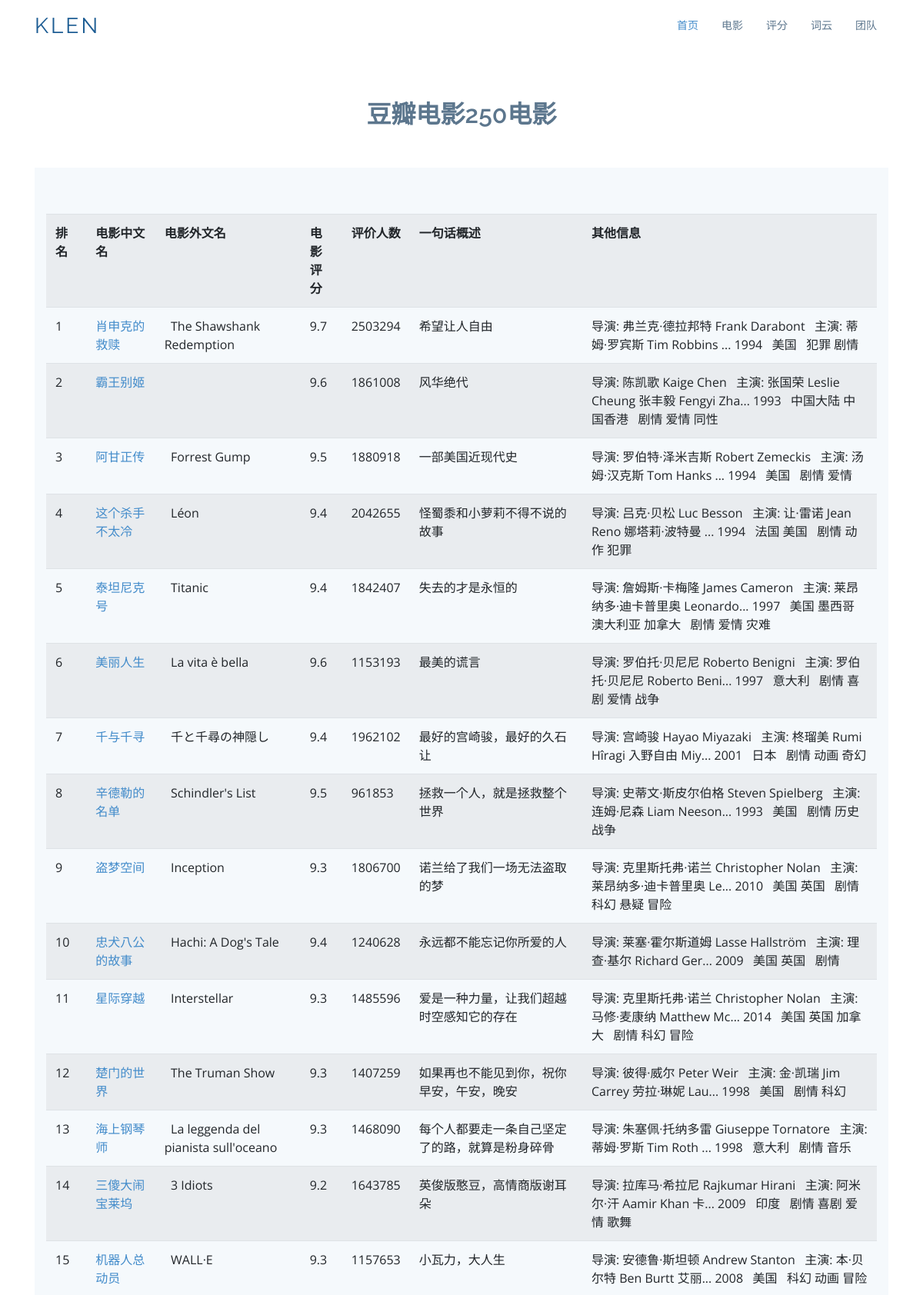
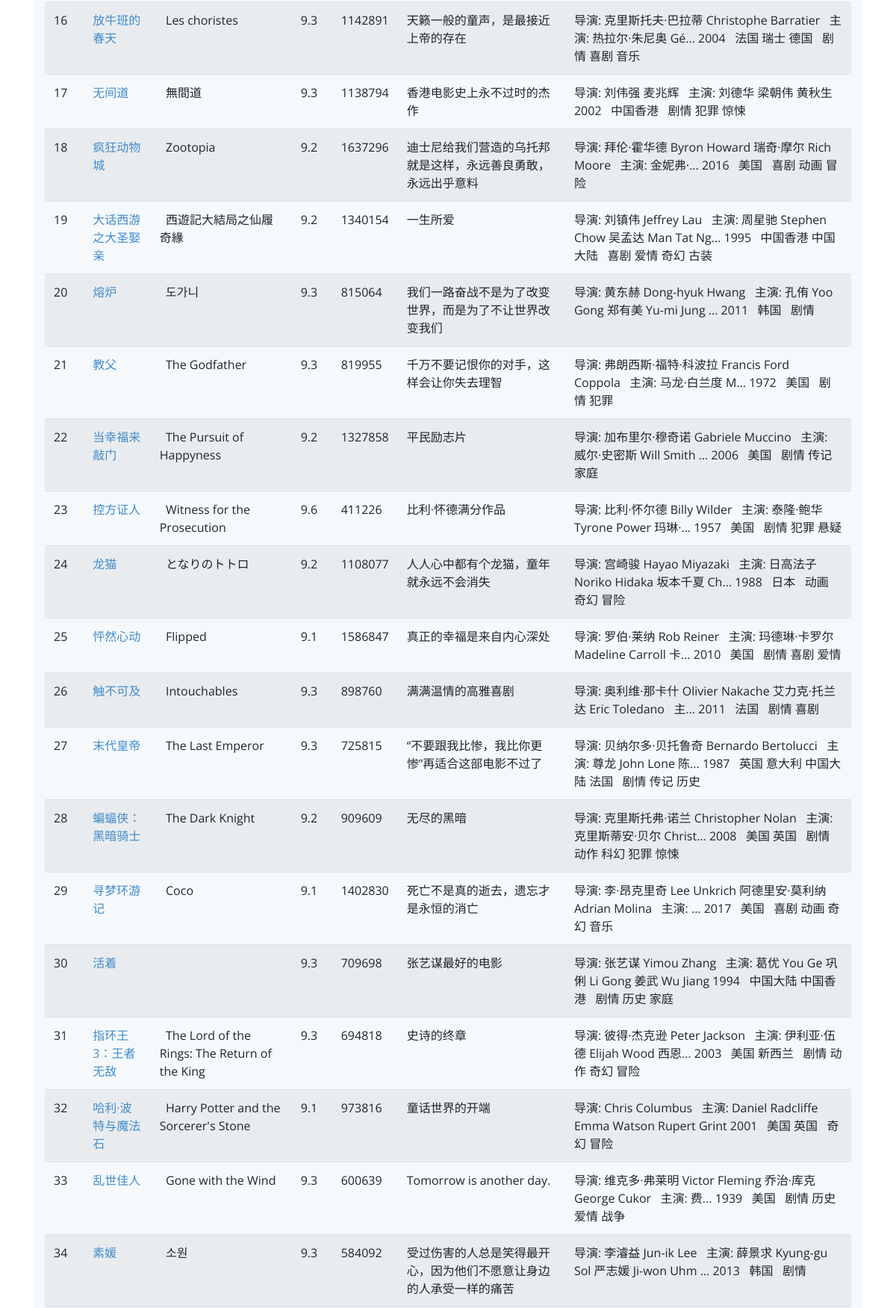
The page /movie (upper part) on the database its author committed (2 pictures, top to bottom).
### tables this page shows
CREATE TABLE movie250 
        (
        id integer primary key autoincrement,
        info_link text,
        pic_link text,
        cname varchar,
        ename varchar,
        score numeric,
        rated numeric,
        introduction text,
        info text
        );

### app.py (the view)
@app.route('/movie')
def movie_page():
    datalist = []
    con = sqlite3.connect("movie.db")
    cur = con.cursor()
    sql = "select * from movie250"
    data = cur.execute(sql)
    for item in data:
        datalist.append(item)
    cur.close()
    con.close()
    return render_template("movie.html", movies=datalist)

### templates/movie.html (shortened to what this page needs)
<!DOCTYPE html>
<html lang="en">
<head>
    <link href="/static/assets/vendor/bootstrap/css/bootstrap.min.css" rel="stylesheet">
    <link href="/static/assets/vendor/icofont/icofont.min.css" rel="stylesheet">
    <link href="/static/assets/vendor/boxicons/css/boxicons.min.css" rel="stylesheet">
    <link href="/static/assets/vendor/animate.css/animate.min.css" rel="stylesheet">
    <link href="/static/assets/vendor/venobox/venobox.css" rel="stylesheet">
    <link href="/static/assets/vendor/aos/aos.css" rel="stylesheet">
    <link href="/static/assets/css/style.css" rel="stylesheet">
</head>
<body>
<header id="header">
    <div class="container">
        <div class="logo float-left">
            <h1 class="text-light"><a href="index.html"><span>klen</span></a></h1>
        </div>
        <nav class="nav-menu float-right d-none d-lg-block">
            <ul>
                <li class="active"><a href="/">首页</a></li>
                <li><a href="/movie">电影</a></li>
                <li><a href="/score">评分</a></li>
                <li><a href="/word">词云</a></li>
                <li><a href="/team">团队</a></li>
            </ul>
        </nav>
    </div>
</header>
<section id="team" class="team">
    <div class="container">
        <div class="section-title">
            <h2>豆瓣电影250电影</h2>
        </div>
        <section class="counts section-bg">
            <div class="container">
                <table class="table table-striped">
                    <tr>
                        <th>排名</th>
                        <th>电影中文名</th>
                        <th>电影外文名</th>
                        <th>电影评分</th>
                        <th>评价人数</th>
                        <th>一句话概述</th>
                        <th>其他信息</th>
                    </tr>
                    {% for movie in movies %}
                        <tr>
                            <td>{{ movie[0] }}</td>
                            <td>
                                <a href="{{ movie[1] }}">
                                    {{ movie[3] }}
                                </a>
                            </td>
                            <td>{{ movie[4] }}</td>
                            <td>{{ movie[5] }}</td>
                            <td>{{ movie[6] }}</td>
                            <td>{{ movie[7] }}</td>
                            <td>{{ movie[8] }}</td>
                        </tr>
                    {% endfor %}
                </table>
            </div>
        </section>
    </div>
</section>
</body>
</html>

### static/assets/css/style.css (style rules this page uses)
body { font-family: "Open Sans", sans-serif; color: #444; }
a { color: #428bca; }
h1, h2, h3, h4, h5, h6, .font-primary { font-family: "Raleway", sans-serif; }
#header { height: 70px; transition: all 0.5s; transition: all 0.5s; padding: 10px 0; background: #fff; z-index: 997; }
#header .logo h1 { font-size: 28px; margin: 0; padding: 10px 0; line-height: 1; font-weight: 400; letter-spacing: 3px; text-transform: uppercase; }
#header .logo h1 a, #header .logo h1 a:hover { color: #1c5c93; text-decoration: none; }
.nav-menu, .nav-menu * { margin: 0; padding: 0; list-style: none; }
.nav-menu > ul > li { position: relative; white-space: nowrap; float: left; }
.nav-menu a { display: block; position: relative; color: #5c768d; padding: 12px 15px; transition: 0.3s; font-size: 14px; font-family: "Open Sans", sans-serif; }
.nav-menu a:hover, .nav-menu .active > a, .nav-menu li:hover > a { color: #428bca; text-decoration: none; }
.mobile-nav { position: fixed; top: 0; bottom: 0; z-index: 9999; overflow-y: auto; left: -260px; width: 260px; padding-top: 18px; background: #1f3548; transition: 0.4s; }
.mobile-nav * { margin: 0; padding: 0; list-style: none; }
.mobile-nav a { display: block; position: relative; color: #e3f0fc; padding: 10px 20px; font-weight: 500; }
.mobile-nav a:hover, .mobile-nav .active > a, .mobile-nav li:hover > a { color: #9eccf4; text-decoration: none; }
section { padding: 60px 0; }
.section-bg { background-color: #f5f9fc; }
.section-title { text-align: center; padding-bottom: 30px; }
.section-title h2 { font-size: 32px; font-weight: 600; margin-bottom: 20px; padding-bottom: 0; color: #5c768d; }
.counts { padding-bottom: 30px; }
.team { background: #fff; padding: 60px 0 30px 0; }

### rows shown on the page
movie250: id "1", cname "肖申克的救赎", ename "The Shawshank Redemption", score "9.7", rated "2503294", introduction "希望让人自由", info "导演: 弗兰克·德拉邦特 Frank Darabont 主演: 蒂姆·罗宾斯 Tim Robbins ... 1994 美国 犯罪 剧情"
movie250: id "2", cname "霸王别姬", score "9.6", rated "1861008", introduction "风华绝代", info "导演: 陈凯歌 Kaige Chen 主演: 张国荣 Leslie Cheung 张丰毅 Fengyi Zha... 1993 中国大陆 中国香港 剧情 爱情 同性"
movie250: id "3", cname "阿甘正传", ename "Forrest Gump", score "9.5", rated "1880918", introduction "一部美国近现代史", info "导演: 罗伯特·泽米吉斯 Robert Zemeckis 主演: 汤姆·汉克斯 Tom Hanks ... 1994 美国 剧情 爱情"
movie250: id "4", cname "这个杀手不太冷", ename "Léon", score "9.4", rated "2042655", introduction "怪蜀黍和小萝莉不得不说的故事", info "导演: 吕克·贝松 Luc Besson 主演: 让·雷诺 Jean Reno 娜塔莉·波特曼 ... 1994 法国 美国 剧情 动作 犯罪"
movie250: id "5", cname "泰坦尼克号", ename "Titanic", score "9.4", rated "1842407", introduction "失去的才是永恒的", info "导演: 詹姆斯·卡梅隆 James Cameron 主演: 莱昂纳多·迪卡普里奥 Leonardo... 1997 美国 墨西哥 澳大利亚 加拿大 剧情 爱情 灾难"
movie250: id "6", cname "美丽人生", ename "La vita è bella", score "9.6", rated "1153193", introduction "最美的谎言", info "导演: 罗伯托·贝尼尼 Roberto Benigni 主演: 罗伯托·贝尼尼 Roberto Beni... 1997 意大利 剧情 喜剧 爱情 战争"
movie250: id "7", cname "千与千寻", ename "千と千尋の神隠し", score "9.4", rated "1962102", introduction "最好的宫崎骏，最好的久石让", info "导演: 宫崎骏 Hayao Miyazaki 主演: 柊瑠美 Rumi Hîragi 入野自由 Miy... 2001 日本 剧情 动画 奇幻"
movie250: id "8", cname "辛德勒的名单", ename "Schindler's List", score "9.5", rated "961853", introduction "拯救一个人，就是拯救整个世界", info "导演: 史蒂文·斯皮尔伯格 Steven Spielberg 主演: 连姆·尼森 Liam Neeson... 1993 美国 剧情 历史 战争"
movie250: id "9", cname "盗梦空间", ename "Inception", score "9.3", rated "1806700", introduction "诺兰给了我们一场无法盗取的梦", info "导演: 克里斯托弗·诺兰 Christopher Nolan 主演: 莱昂纳多·迪卡普里奥 Le... 2010 美国 英国 剧情 科幻 悬疑 冒险"
movie250: id "10", cname "忠犬八公的故事", ename "Hachi: A Dog's Tale", score "9.4", rated "1240628", introduction "永远都不能忘记你所爱的人", info "导演: 莱塞·霍尔斯道姆 Lasse Hallström 主演: 理查·基尔 Richard Ger... 2009 美国 英国 剧情"
movie250: id "11", cname "星际穿越", ename "Interstellar", score "9.3", rated "1485596", introduction "爱是一种力量，让我们超越时空感知它的存在", info "导演: 克里斯托弗·诺兰 Christopher Nolan 主演: 马修·麦康纳 Matthew Mc... 2014 美国 英国 加拿大 剧情 科幻 冒险"
movie250: id "12", cname "楚门的世界", ename "The Truman Show", score "9.3", rated "1407259", introduction "如果再也不能见到你，祝你早安，午安，晚安", info "导演: 彼得·威尔 Peter Weir 主演: 金·凯瑞 Jim Carrey 劳拉·琳妮 Lau... 1998 美国 剧情 科幻"
movie250: id "13", cname "海上钢琴师", ename "La leggenda del pianista sull'oceano", score "9.3", rated "1468090", introduction "每个人都要走一条自己坚定了的路，就算是粉身碎骨", info "导演: 朱塞佩·托纳多雷 Giuseppe Tornatore 主演: 蒂姆·罗斯 Tim Roth ... 1998 意大利 剧情 音乐"
movie250: id "14", cname "三傻大闹宝莱坞", ename "3 Idiots", score "9.2", rated "1643785", introduction "英俊版憨豆，高情商版谢耳朵", info "导演: 拉库马·希拉尼 Rajkumar Hirani 主演: 阿米尔·汗 Aamir Khan 卡... 2009 印度 剧情 喜剧 爱情 歌舞"
movie250: id "15", cname "机器人总动员", ename "WALL·E", score "9.3", rated "1157653", introduction "小瓦力，大人生", info "导演: 安德鲁·斯坦顿 Andrew Stanton 主演: 本·贝尔特 Ben Burtt 艾丽... 2008 美国 科幻 动画 冒险"
movie250: id "16", cname "放牛班的春天", ename "Les choristes", score "9.3", rated "1142891", introduction "天籁一般的童声，是最接近上帝的存在", info "导演: 克里斯托夫·巴拉蒂 Christophe Barratier 主演: 热拉尔·朱尼奥 Gé... 2004 法国 瑞士 德国 剧情 喜剧 音乐"
movie250: id "17", cname "无间道", ename "無間道", score "9.3", rated "1138794", introduction "香港电影史上永不过时的杰作", info "导演: 刘伟强 麦兆辉 主演: 刘德华 梁朝伟 黄秋生 2002 中国香港 剧情 犯罪 惊悚"
movie250: id "18", cname "疯狂动物城", ename "Zootopia", score "9.2", rated "1637296", introduction "迪士尼给我们营造的乌托邦就是这样，永远善良勇敢，永远出乎意料", info "导演: 拜伦·霍华德 Byron Howard 瑞奇·摩尔 Rich Moore 主演: 金妮弗·... 2016 美国 喜剧 动画 冒险"
movie250: id "19", cname "大话西游之大圣娶亲", ename "西遊記大結局之仙履奇緣", score "9.2", rated "1340154", introduction "一生所爱", info "导演: 刘镇伟 Jeffrey Lau 主演: 周星驰 Stephen Chow 吴孟达 Man Tat Ng... 1995 中国香港 中国大陆 喜剧 爱情 奇幻 古装"
movie250: id "20", cname "熔炉", ename "도가니", score "9.3", rated "815064", introduction "我们一路奋战不是为了改变世界，而是为了不让世界改变我们", info "导演: 黄东赫 Dong-hyuk Hwang 主演: 孔侑 Yoo Gong 郑有美 Yu-mi Jung ... 2011 韩国 剧情"
movie250: id "21", cname "教父", ename "The Godfather", score "9.3", rated "819955", introduction "千万不要记恨你的对手，这样会让你失去理智", info "导演: 弗朗西斯·福特·科波拉 Francis Ford Coppola 主演: 马龙·白兰度 M... 1972 美国 剧情 犯罪"
movie250: id "22", cname "当幸福来敲门", ename "The Pursuit of Happyness", score "9.2", rated "1327858", introduction "平民励志片", info "导演: 加布里尔·穆奇诺 Gabriele Muccino 主演: 威尔·史密斯 Will Smith ... 2006 美国 剧情 传记 家庭"
movie250: id "23", cname "控方证人", ename "Witness for the Prosecution", score "9.6", rated "411226", introduction "比利·怀德满分作品", info "导演: 比利·怀尔德 Billy Wilder 主演: 泰隆·鲍华 Tyrone Power 玛琳·... 1957 美国 剧情 犯罪 悬疑"
movie250: id "24", cname "龙猫", ename "となりのトトロ", score "9.2", rated "1108077", introduction "人人心中都有个龙猫，童年就永远不会消失", info "导演: 宫崎骏 Hayao Miyazaki 主演: 日高法子 Noriko Hidaka 坂本千夏 Ch... 1988 日本 动画 奇幻 冒险"
movie250: id "25", cname "怦然心动", ename "Flipped", score "9.1", rated "1586847", introduction "真正的幸福是来自内心深处", info "导演: 罗伯·莱纳 Rob Reiner 主演: 玛德琳·卡罗尔 Madeline Carroll 卡... 2010 美国 剧情 喜剧 爱情"
movie250: id "26", cname "触不可及", ename "Intouchables", score "9.3", rated "898760", introduction "满满温情的高雅喜剧", info "导演: 奥利维·那卡什 Olivier Nakache 艾力克·托兰达 Eric Toledano 主... 2011 法国 剧情 喜剧"
movie250: id "27", cname "末代皇帝", ename "The Last Emperor", score "9.3", rated "725815", introduction "“不要跟我比惨，我比你更惨”再适合这部电影不过了", info "导演: 贝纳尔多·贝托鲁奇 Bernardo Bertolucci 主演: 尊龙 John Lone 陈... 1987 英国 意大利 中国大陆 法国 剧情 传记 历史"
movie250: id "28", cname "蝙蝠侠：黑暗骑士", ename "The Dark Knight", score "9.2", rated "909609", introduction "无尽的黑暗", info "导演: 克里斯托弗·诺兰 Christopher Nolan 主演: 克里斯蒂安·贝尔 Christ... 2008 美国 英国 剧情 动作 科幻 犯罪 惊悚"
movie250: id "29", cname "寻梦环游记", ename "Coco", score "9.1", rated "1402830", introduction "死亡不是真的逝去，遗忘才是永恒的消亡", info "导演: 李·昂克里奇 Lee Unkrich 阿德里安·莫利纳 Adrian Molina 主演: ... 2017 美国 喜剧 动画 奇幻 音乐"
movie250: id "30", cname "活着", score "9.3", rated "709698", introduction "张艺谋最好的电影", info "导演: 张艺谋 Yimou Zhang 主演: 葛优 You Ge 巩俐 Li Gong 姜武 Wu Jiang 1994 中国大陆 中国香港 剧情 历史 家庭"
movie250: id "31", cname "指环王3：王者无敌", ename "The Lord of the Rings: The Return of the King", score "9.3", rated "694818", introduction "史诗的终章", info "导演: 彼得·杰克逊 Peter Jackson 主演: 伊利亚·伍德 Elijah Wood 西恩... 2003 美国 新西兰 剧情 动作 奇幻 冒险"
movie250: id "32", cname "哈利·波特与魔法石", ename "Harry Potter and the Sorcerer's Stone", score "9.1", rated "973816", introduction "童话世界的开端", info "导演: Chris Columbus 主演: Daniel Radcliffe Emma Watson Rupert Grint 2001 美国 英国 奇幻 冒险"
movie250: id "33", cname "乱世佳人", ename "Gone with the Wind", score "9.3", rated "600639", introduction "Tomorrow is another day.", info "导演: 维克多·弗莱明 Victor Fleming 乔治·库克 George Cukor 主演: 费... 1939 美国 剧情 历史 爱情 战争"
movie250: id "34", cname "素媛", ename "소원", score "9.3", rated "584092", introduction "受过伤害的人总是笑得最开心，因为他们不愿意让身边的人承受一样的痛苦", info "导演: 李濬益 Jun-ik Lee 主演: 薛景求 Kyung-gu Sol 严志媛 Ji-won Uhm ... 2013 韩国 剧情"
